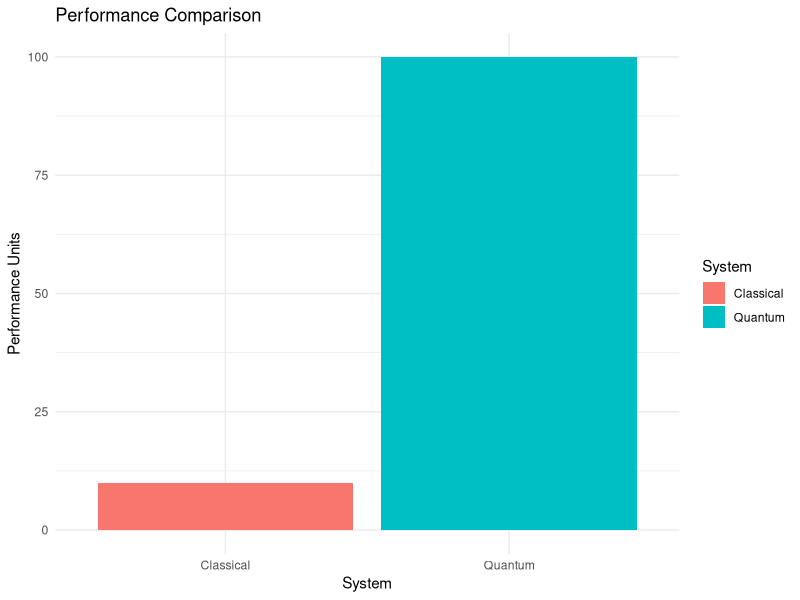
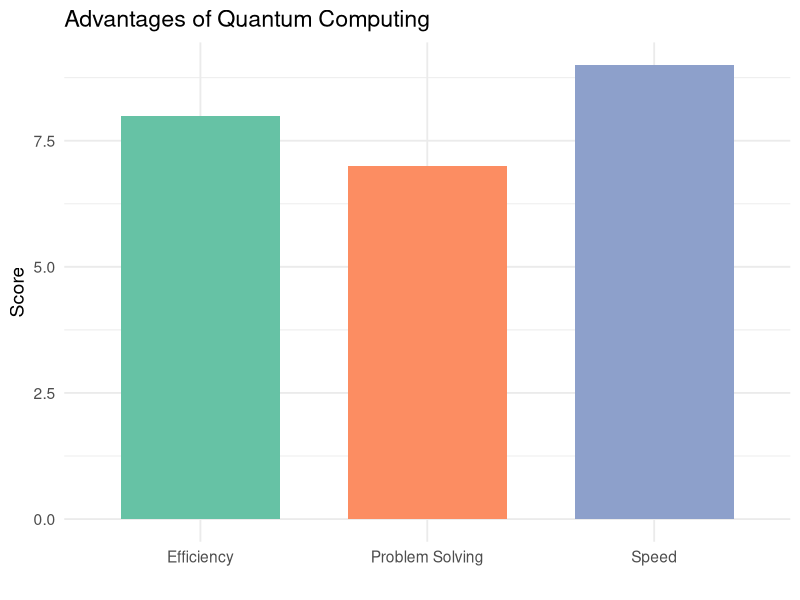
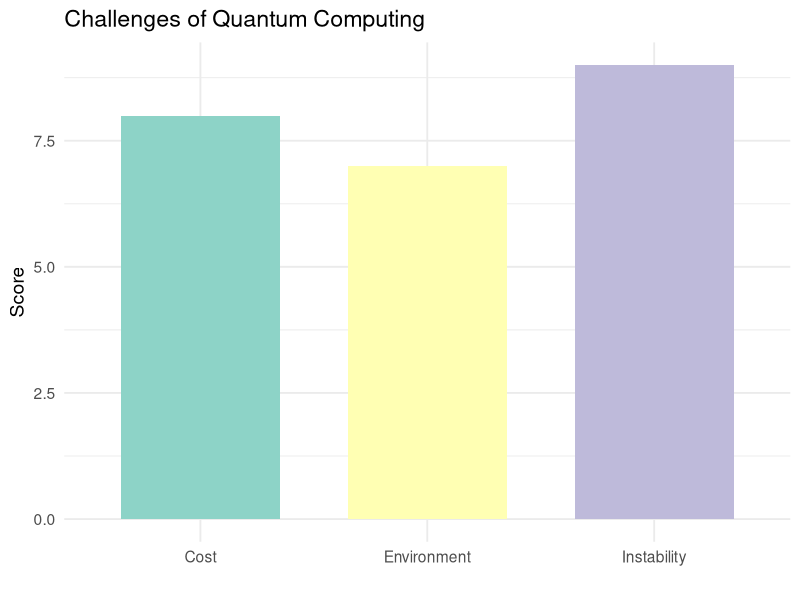

The R script that drew these images, in order:
## ---- chunk 1
knitr::opts_chunk$set(echo = F, warning = F, message = F)
## ---- chunk 2
capTabNo = 1; capFigNo = 1;
capTab = function(x){
 
    x = paste0("Table ",capTabNo," : ",x)
    capTabNo <<- capTabNo + 1
 x
}

capFig = function(x){
 
    x = paste0("","","",x)
    capFigNo <<- capFigNo + 1
    x
}

repeated_capFig = function(x){
  x = paste0(paste0(paste0("Figure ", capFigNo), ""), x)
  x
}
## ---- chunk 3
packages_ <- c("ggplot2", "dplyr","readxl","cowplot")

for (pkg in packages_) {
  if (!requireNamespace(pkg, quietly = TRUE)) {
    install.packages(pkg, dependencies = T)
  }
  library(pkg, character.only = TRUE)
}
## ---- chunk 4
fig.path <- paste0(getwd(),"/images/")
def.img <- paste0(fig.path,"definition.jpg")
oldSys.img <- paste0(fig.path,"old_system.jpg")
newSys.img <- paste0(fig.path,"new_system.jpg")
definition <- ggdraw() + draw_image(image = def.img)
definition
## ---- chunk 5
oldSys <- ggdraw() + draw_image(image = oldSys.img)
oldSys
## ---- chunk 6
newSys <- ggdraw() + draw_image(image = newSys.img)
newSys
## ---- chunk 7
library(ggplot2)
data <- data.frame(
  System = c("Classical", "Quantum"),
  Performance = c(10, 100)
)
ggplot(data, aes(x = System, y = Performance, fill = System)) +
  geom_bar(stat = "identity") +
  labs(title = "Performance Comparison", y = "Performance Units") +
  theme_minimal()
## ---- chunk 8
advantages <- data.frame(
  Category = c("Speed", "Efficiency", "Problem Solving"),
  Score = c(9, 8, 7)
)

advantage_plot <- ggplot(advantages, aes(x = Category, y = Score, fill = Category)) +
  geom_bar(stat = "identity", width = 0.7, show.legend = FALSE) +
  scale_fill_brewer(palette = "Set2") +
  labs(title = "Advantages of Quantum Computing", y = "Score", x = "") +
  theme_minimal(base_size = 14)
advantage_plot
## ---- chunk 9
challenges <- data.frame(
  Category = c("Cost", "Instability", "Environment"),
  Score = c(8, 9, 7)
)

challenge_plot <- ggplot(challenges, aes(x = Category, y = Score, fill = Category)) +
  geom_bar(stat = "identity", width = 0.7, show.legend = FALSE) +
  scale_fill_brewer(palette = "Set3") +
  labs(title = "Challenges of Quantum Computing", y = "Score", x = "") +
  theme_minimal(base_size = 14)

challenge_plot
## ---- chunk 10
quest.img <- paste0(fig.path,"interrogation2.png")
questions <- ggdraw() + draw_image(image = quest.img)
questions
